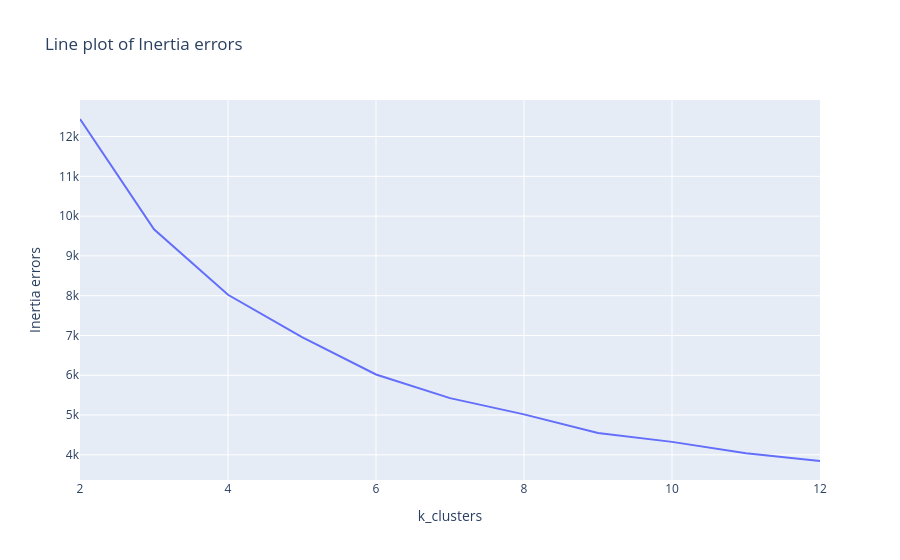

Notebook cell for this chart:
### Code cell
fig=px.line(x=k_clusters, y=inertia_errors_2, title="Line plot of Inertia errors")
fig.update_layout(xaxis_title='k_clusters', yaxis_title='Inertia errors')
fig.show()

### Figure 1 — Plotly figure (JSON) as saved in the notebook; plotly's stock layout.template omitted (floating-point values rounded to 4 significant figures)
{"data": [{"hovertemplate": "x=%{x}<br>y=%{y}<extra></extra>", "legendgroup": "", "line": {"color": "#636efa", "dash": "solid"}, "marker": {"symbol": "circle"}, "mode": "lines", "name": "", "orientation": "v", "showlegend": false, "type": "scatter", "x": [2, 3, 4, 5, 6, 7, 8, 9, 10, 11, 12], "xaxis": "x", "y": [12440.0, 9667.0, 8022.0, 6961.0, 6020.0, 5425.0, 5017.0, 4550.0, 4326.0, 4041.0, 3845.0], "yaxis": "y"}], "layout": {"legend": {"tracegroupgap": 0}, "title": {"text": "Line plot of Inertia errors"}, "xaxis": {"anchor": "y", "domain": [0, 1], "title": {"text": "k_clusters"}}, "yaxis": {"anchor": "x", "domain": [0, 1], "title": {"text": "Inertia errors"}}}}
